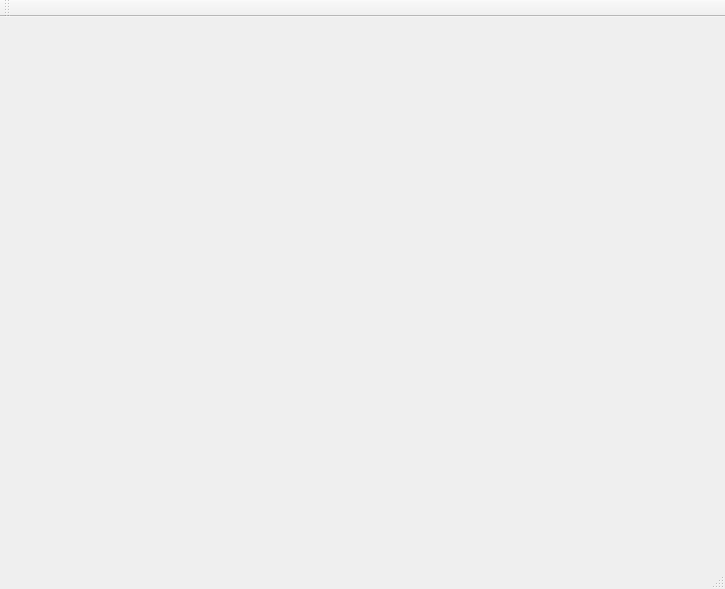
<?xml version="1.0" encoding="UTF-8"?>
<ui version="4.0">
 <class>MainWindow</class>
 <widget class="QMainWindow" name="MainWindow">
  <property name="geometry">
   <rect>
    <x>0</x>
    <y>0</y>
    <width>725</width>
    <height>589</height>
   </rect>
  </property>
  <property name="windowTitle">
   <string>MainWindow</string>
  </property>
  <widget class="QWidget" name="centralWidget">
   <widget class="QGLESWIDGET" name="widget" native="true">
    <property name="geometry">
     <rect>
      <x>10</x>
      <y>10</y>
      <width>600</width>
      <height>500</height>
     </rect>
    </property>
   </widget>
  </widget>
  <widget class="QMenuBar" name="menuBar">
   <property name="geometry">
    <rect>
     <x>0</x>
     <y>0</y>
     <width>725</width>
     <height>25</height>
    </rect>
   </property>
  </widget>
  <widget class="QToolBar" name="mainToolBar">
   <attribute name="toolBarArea">
    <enum>TopToolBarArea</enum>
   </attribute>
   <attribute name="toolBarBreak">
    <bool>false</bool>
   </attribute>
  </widget>
  <widget class="QStatusBar" name="statusBar"/>
 </widget>
 <layoutdefault spacing="6" margin="11"/>
 <customwidgets>
  <customwidget>
   <class>QGLESWIDGET</class>
   <extends>QWidget</extends>
   <header>qgleswidget.h</header>
   <container>1</container>
  </customwidget>
 </customwidgets>
 <resources/>
 <connections/>
</ui>
